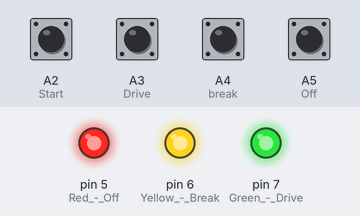
The sketch below on a simulated Arduino Uno, built with avr-gcc and run on an emulated ATmega328P. Shown: output pins drawn as LEDs (lit = HIGH). Inputs (shaded band) come from the test bench; at power-on: A2 (Start), A3 (Drive), A4 (break), A5 (Off) HIGH. What the sketch prints to the serial monitor is not drawn.

Above: at 1.2 s.
1.3 s: A2 (Start) pulled LOW for 0.15 s
At 2.1 s:
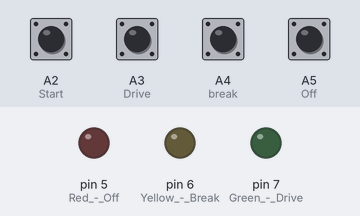
3.8 s: A3 (Drive) pulled LOW for 0.15 s
At 4.5 s:
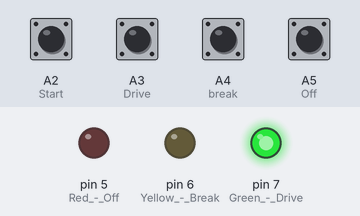
6.3 s: A4 (break) pulled LOW for 0.15 s
At 7.1 s:
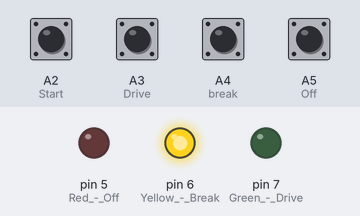
8.8 s: A5 (Off) pulled LOW for 0.15 s
At 9.6 s:
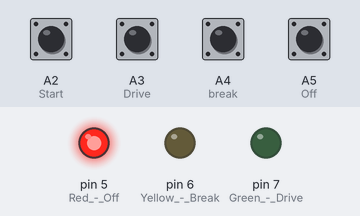
Timing chart, 0 to 11.8 s (numbered marks = the images above; inputs shaded):
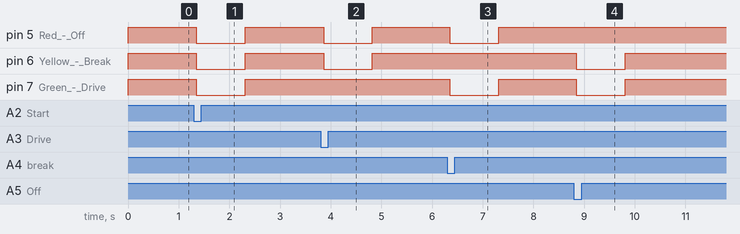

The sketch:

Sender.ino
```cpp
//Sender
//P4 - Nødstop til bil
unsigned long runTime = 5000;     //Runtime in ms.
unsigned long breakTime = 5000;   //Breaktime in ms.


int state = 0;
unsigned long timeOfOff = 0;
unsigned long timeOfStart = 0;

void indicatorLight() {
  if (state == 0) {
    digitalWrite(5, HIGH);  //drive
    digitalWrite(6, HIGH);  //break
    digitalWrite(7, HIGH);  //off
  } else  if (state == 1) {
    digitalWrite(5, HIGH);  //drive
    digitalWrite(6, LOW);   //break
    digitalWrite(7, LOW);     //off
  } else  if (state == 2) {
    digitalWrite(5, LOW);   //drive
    digitalWrite(6, HIGH);  //break
    digitalWrite(7, LOW);   //off
  } else  if (state == 3) {
    digitalWrite(5, LOW);   //drive
    digitalWrite(6, LOW);  //break
    digitalWrite(7, HIGH);   //off
  } else  if (state == 4) {
    digitalWrite(5, LOW);   //drive
    digitalWrite(6, LOW);  //break
    digitalWrite(7, LOW);   //off
  }
}


void setup() {
  // put your setup code here, to run once:
  Serial.begin(9600);
  while(!Serial);

  pinMode(A5, INPUT_PULLUP); //Off
  pinMode(A4, INPUT_PULLUP); //break
  pinMode(A3, INPUT_PULLUP); //Drive
  pinMode(A2, INPUT_PULLUP); //Start: Drive for xx seconds, break for xx second, off


  pinMode(5, OUTPUT);       //Red - Off
  pinMode(6, OUTPUT);       //Yellow - Break
  pinMode(7, OUTPUT);       //Green - Drive


}

unsigned long prev_press = 0;
boolean prev_state = 0;

void loop() {
  // put your main code here, to run repeatedly:
  int holdtime = 0;

  boolean btn_offff = !digitalRead(A5);
  boolean btn_brake = !digitalRead(A4);
  boolean btn_drive = !digitalRead(A3);
  boolean btn_start = !digitalRead(A2);

  if (btn_offff == 1) {           //Off
    press_timer(1);
  }
  else if (btn_brake == 1) {      //Brake
    press_timer(2);
  }
  else if (btn_drive == 1) {      //Drive
    press_timer(3);
  }
  else if (btn_start == 1) {      //Start
    press_timer(4);
  } else {prev_state = 0;}


  if (millis() - prev_press > 1000){ // reset if press was a second ago
    state = 0;
  }

  indicatorLight();
  Serial.print(state);
  delay(20);  //Time ensures two messages is allways send one test period of reciver.
}

void press_timer(int state_in){
  if (prev_state == 0){
    prev_state = 1;
    prev_press = millis();
  }
  if (millis() - prev_press > 25){
    state = state_in;
  }
}
```

Measured:
- after the input at 1.3 s, pin 5 (Red_-_Off), pin 6 (Yellow_-_Break), pin 7 (Green_-_Drive): HIGH → LOW after 0.05 s, → HIGH 0.96 s later
- after the input at 3.8 s, pin 5 (Red_-_Off), pin 6 (Yellow_-_Break): HIGH → LOW after 0.06 s, → HIGH 0.96 s later
- after the input at 6.3 s, pin 5 (Red_-_Off), pin 7 (Green_-_Drive): HIGH → LOW after 0.05 s, → HIGH 0.96 s later
- after the input at 8.8 s, pin 6 (Yellow_-_Break), pin 7 (Green_-_Drive): HIGH → LOW at once, → HIGH 0.96 s later
